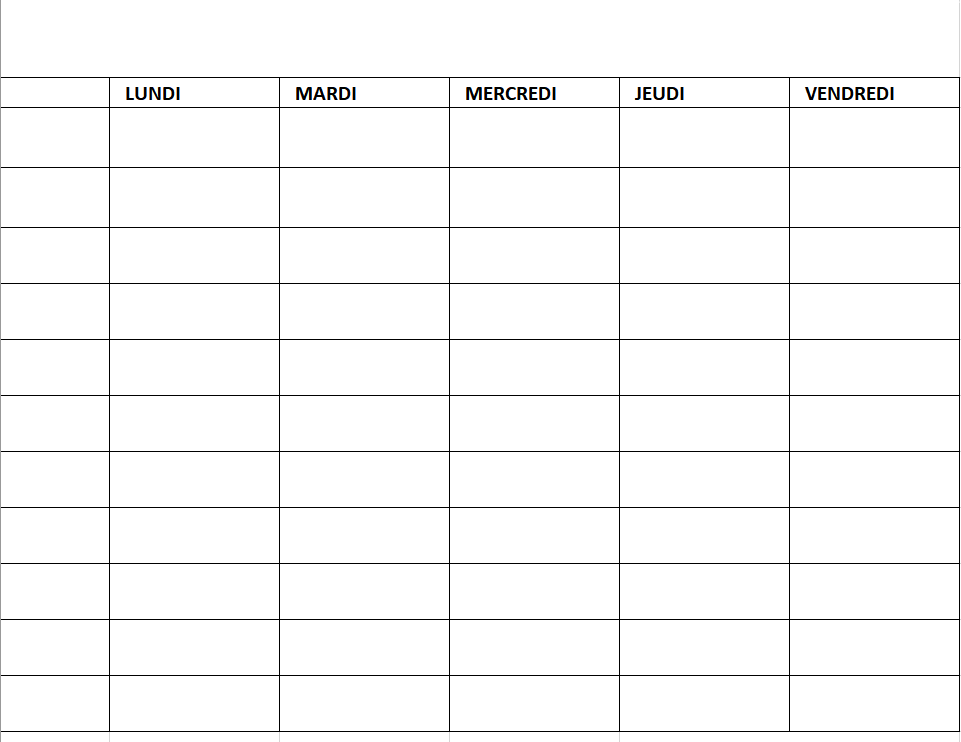
#> input picture msqbitsReporter/planning_maker/asset/planning_template.png, 961 x 742 px
$ python drawer.py
#> lines starting #> are read from the running program, lines starting #| are printed output that depends on the picture
from PIL import Image, ImageDraw, ImageFont
import textwrap

BACKGROUND_PLANNING = 'asset/planning_template.png'
FONT = 'asset/Roboto-Regular.ttf'

img = Image.open(BACKGROUND_PLANNING)
#> img is the input picture: PIL image 961x742 RGBA; mean R, G, B, A 248.3, 248.3, 248.3, 255
draw = ImageDraw.Draw(img)
font = ImageFont.truetype(FONT, 15)


def make_rectangle(texts, top, bottom, left, right, color):
    """
        Draw rectangle with text inside

        :param text: list of text to display in rectangle
        :param top: rectangle's top x position
        :param bottom: rectangle's bottom x position
        :param left: rectangle's left y position
        :param right: rectangle's right y position
        :param color: rectangle's background color
    """
#> called with top = 109, bottom = 279, left = 167, right = 227, color = '#ffffff'
    shape = ImageDraw.Draw(img)
    x_text = top + 10
    y_text = left
    shape.rectangle(((top, left), (bottom, right)), fill=color)
    for line in texts:
        draw.text((x_text, y_text), line, font=font, fill='#000000')
        y_text += 10
#> after the loop, y_text = 207


# lines
y_begin = 107
y_step = 60
y_end = 60*12
y = [i for i in range(y_begin, y_end, y_step)]

# schedules columns
x_time = 10
nb_times = 11
times = [(8+i, 9+i) for i in range(0, nb_times)]

# days column
x_step_day = 170
x_day_begin = 109
x_day_end = x_step_day*6
x_day = [i for i in range(x_day_begin, x_day_end, x_step_day)]

make_rectangle(['titre', 'prof', 'cours', 'heure'], x_day[0], x_day[1], y[1], y[2], "#ffffff")


img.show()
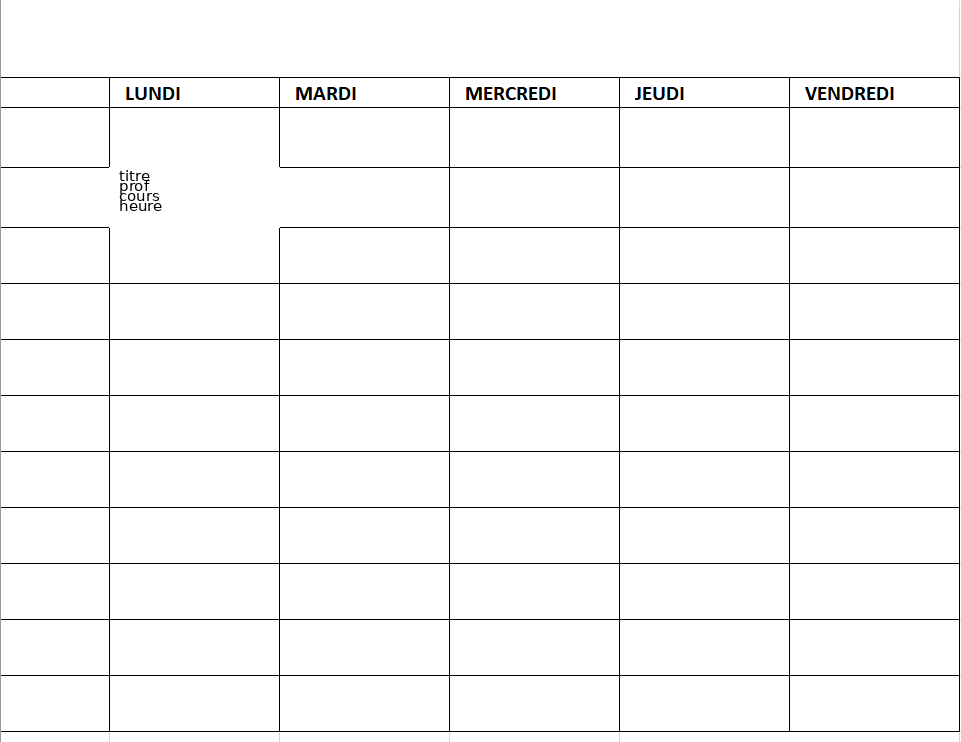
#> shown: PIL image 961x742 RGBA; mean R, G, B, A 248.3, 248.3, 248.3, 255
